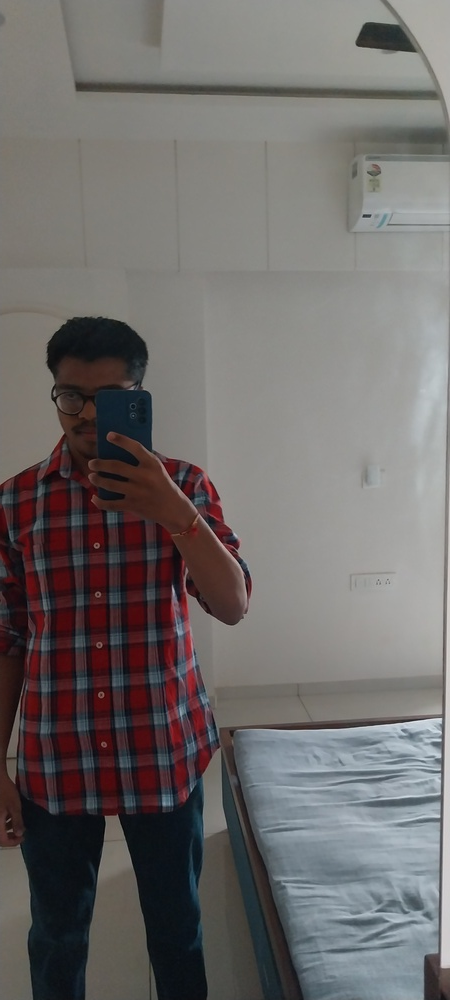
#> input picture dataset/kunj/20250811_065936.jpg, 450 x 1000 px, shrunk from 1836 x 4080 before the run
$ python test_predict.py
#> lines starting #> are read from the running program, lines starting #| are printed output that depends on the picture
import cv2, os, pickle
import numpy as np

img_path = "dataset/kunj/20250811_065936.jpg"
img = cv2.imread(img_path)
#> img is the input picture: shape (1000, 450, 3); mean B, G, R 106.2, 107.3, 110.9
gray = cv2.cvtColor(img, cv2.COLOR_BGR2GRAY)
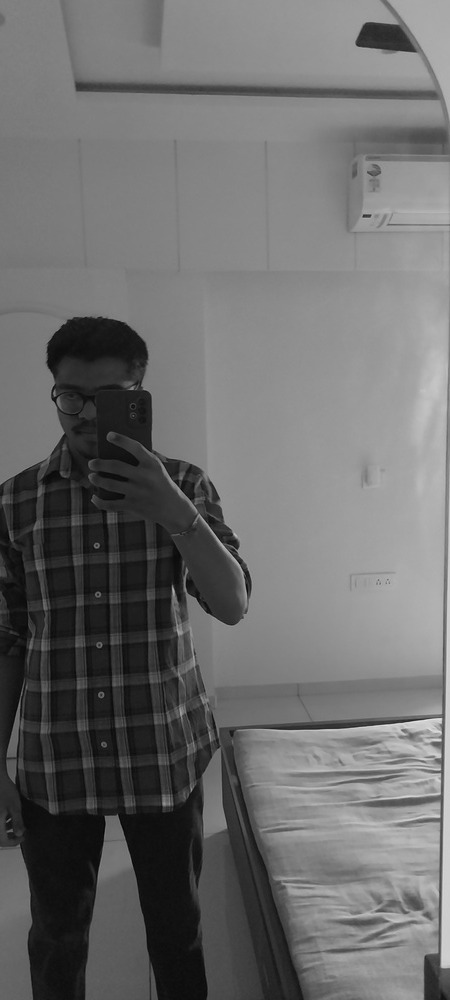
#> gray: shape (1000, 450); min 1, max 234, mean 108.3
cascade_path = cv2.data.haarcascades + "haarcascade_frontalface_default.xml"
detector = cv2.CascadeClassifier(cascade_path)
faces = detector.detectMultiScale(
    gray, scaleFactor=1.05, minNeighbors=5, minSize=(30, 30)
)
#> faces = ()
print("faces found:", len(faces))
#| faces found: 0
if len(faces) == 0:
    faces = detector.detectMultiScale(
        gray, scaleFactor=1.01, minNeighbors=3, minSize=(20, 20)
    )
#> faces = [[41, 355, 110, 110]]
    print("fallback faces:", len(faces))
#| fallback faces: 1
if len(faces) == 0:
    raise SystemExit("No faces")
# pick largest face
faces_sorted = sorted(faces, key=lambda r: r[2] * r[3], reverse=True)
#> faces_sorted = [[41, 355, 110, 110]]
x, y, w, h = faces_sorted[0]
#> x = 41; y = 355; w = 110; h = 110
face_gray = gray[y : y + h, x : x + w]
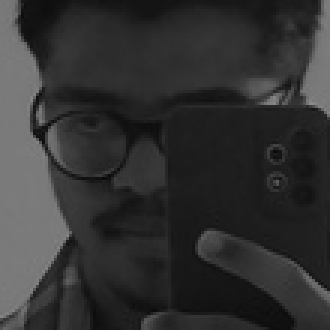
#> face_gray: shape (110, 110) (shown 3 times larger); min 8, max 139, mean 49.9
# load recognizer
model_dir = "model"
trainer_path = os.path.join(model_dir, "trainer.yml")
labels_path = os.path.join(model_dir, "labels.pickle")
#> (the run stopped early here; a loop or call above may not have finished)

$ run again, with dataset/kunj/20240221_085704.jpg copied over dataset/kunj/20250811_065936.jpg
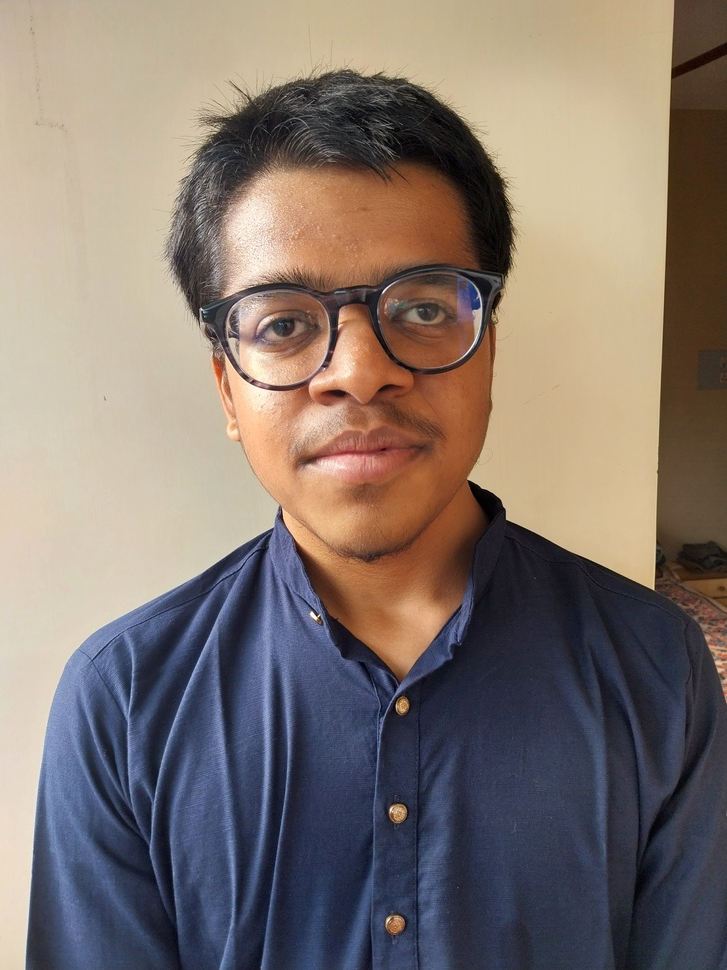
#> input picture dataset/kunj/20240221_085704.jpg, 727 x 970 px, shrunk from 3060 x 4080 before the run
#> img is the input picture: shape (970, 727, 3); mean B, G, R 110.4, 117.5, 129.8
#> `gray = cv2.cvtColor(img, cv2.COLOR_BGR2GRAY)`:
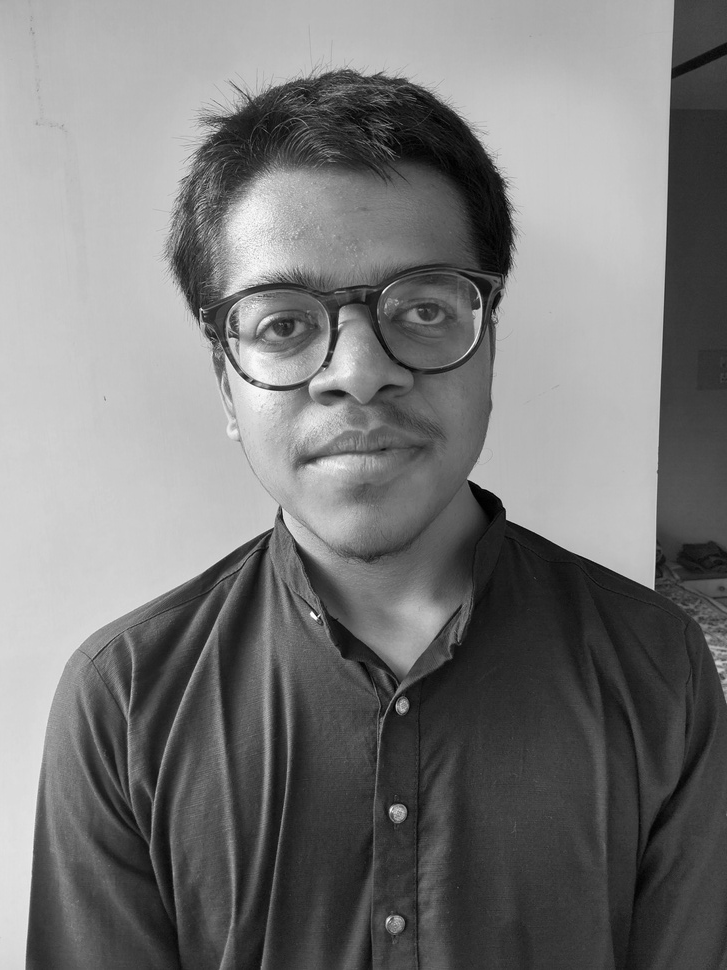
#> gray: shape (970, 727); min 0, max 255, mean 120.4
#> faces = [[166, 165, 377, 377]]
#| faces found: 1
#> x = 166; y = 165; w = 377
#> `face_gray = gray[y : y + h, x : x + w]`:
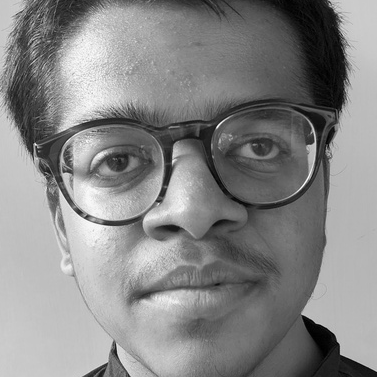
#> face_gray: shape (377, 377); min 0, max 252, mean 134.6

$ run again, with dataset/kunj/20240221_085710.jpg copied over dataset/kunj/20250811_065936.jpg
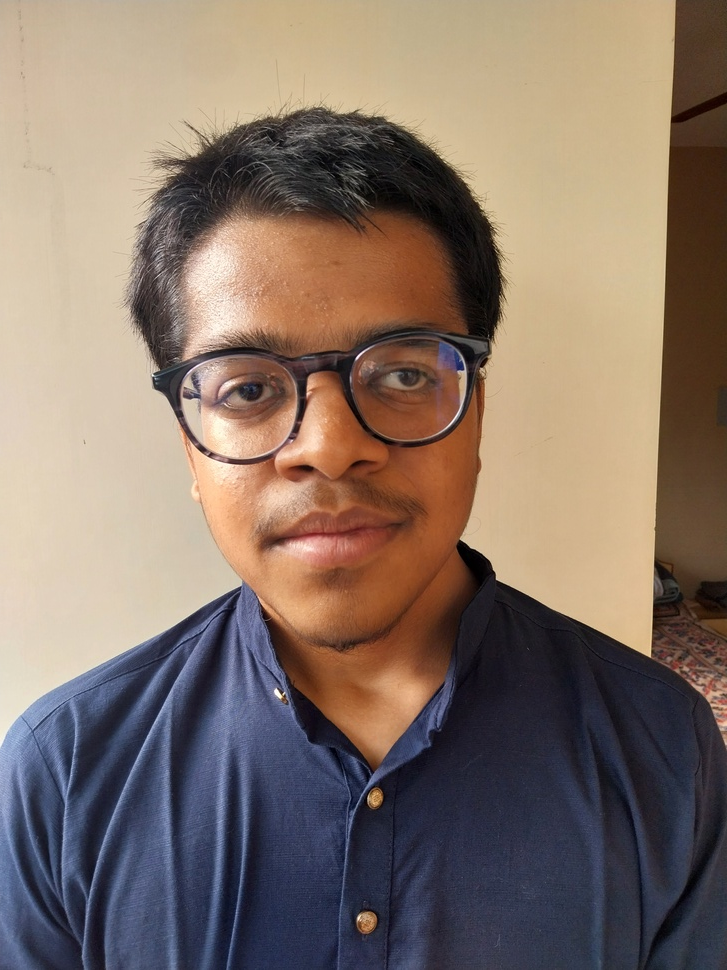
#> input picture dataset/kunj/20240221_085710.jpg, 727 x 970 px, shrunk from 3060 x 4080 before the run
#> img is the input picture: shape (970, 727, 3); mean B, G, R 104, 115.2, 132.5
#> `gray = cv2.cvtColor(img, cv2.COLOR_BGR2GRAY)`:
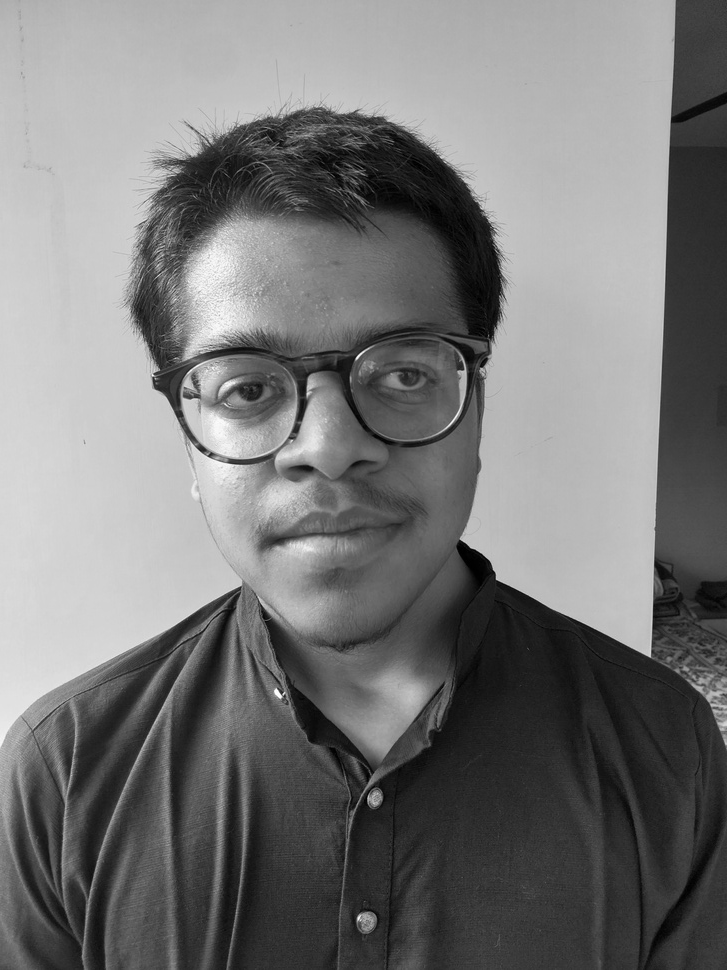
#> gray: shape (970, 727); min 0, max 254, mean 119.1
#> faces = [[122, 218, 401, 401]]
#| faces found: 1
#> x = 122; y = 218; w = 401
#> `face_gray = gray[y : y + h, x : x + w]`:
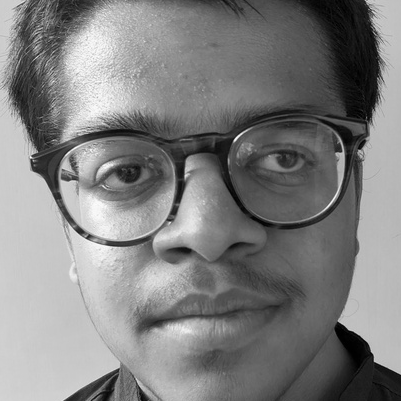
#> face_gray: shape (401, 401); min 0, max 254, mean 128.1

$ run again, with dataset/kunj/20240221_085749.jpg copied over dataset/kunj/20250811_065936.jpg
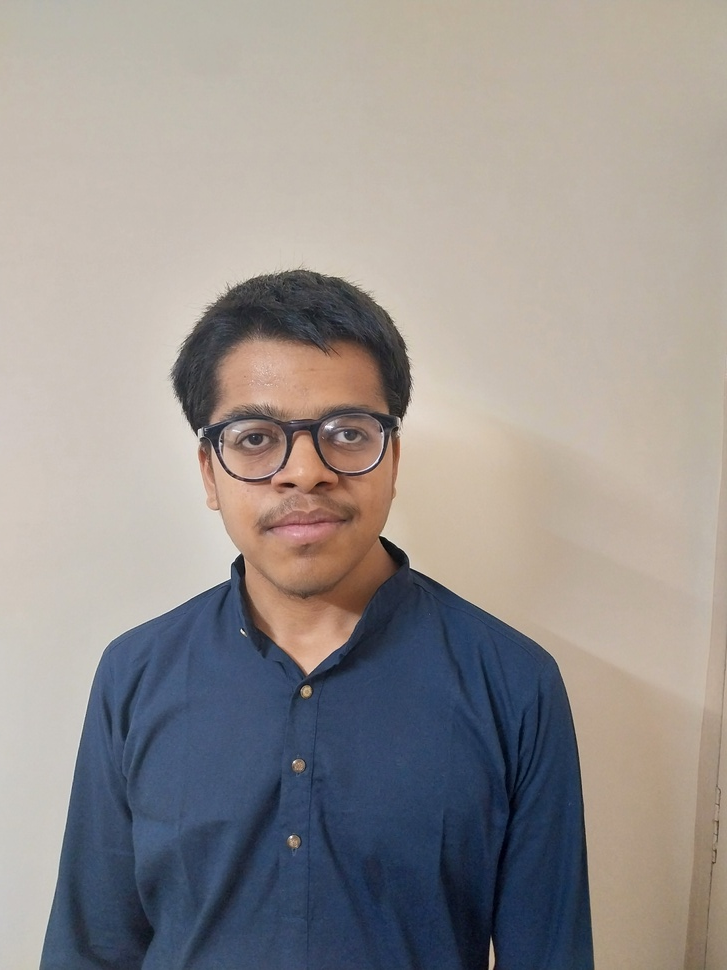
#> input picture dataset/kunj/20240221_085749.jpg, 727 x 970 px, shrunk from 3060 x 4080 before the run
#> img is the input picture: shape (970, 727, 3); mean B, G, R 143.2, 145.9, 151.4
#> `gray = cv2.cvtColor(img, cv2.COLOR_BGR2GRAY)`:
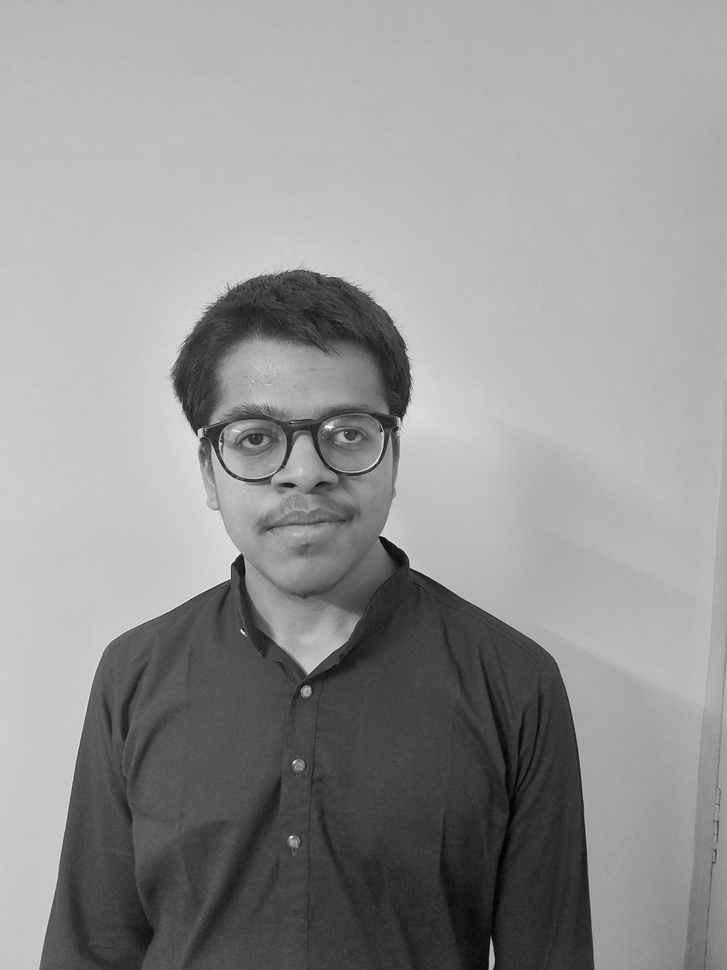
#> gray: shape (970, 727); min 1, max 253, mean 147.3
#> faces = [[182, 336, 250, 250]]
#| faces found: 1
#> x = 182; y = 336; w = 250
#> `face_gray = gray[y : y + h, x : x + w]`:
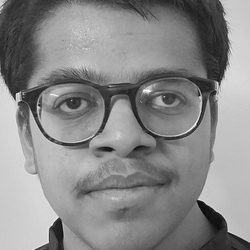
#> face_gray: shape (250, 250); min 3, max 253, mean 137.1
